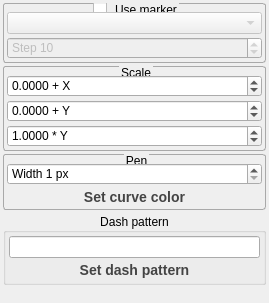
<?xml version="1.0" encoding="UTF-8"?>
<ui version="4.0">
 <class>CurveSettings</class>
 <widget class="QDialog" name="CurveSettings">
  <property name="geometry">
   <rect>
    <x>0</x>
    <y>0</y>
    <width>269</width>
    <height>303</height>
   </rect>
  </property>
  <property name="sizePolicy">
   <sizepolicy hsizetype="Preferred" vsizetype="Preferred">
    <horstretch>0</horstretch>
    <verstretch>0</verstretch>
   </sizepolicy>
  </property>
  <property name="maximumSize">
   <size>
    <width>16777215</width>
    <height>16777215</height>
   </size>
  </property>
  <property name="windowTitle">
   <string>Curve customization</string>
  </property>
  <property name="modal">
   <bool>true</bool>
  </property>
  <layout class="QVBoxLayout" name="verticalLayout">
   <property name="spacing">
    <number>3</number>
   </property>
   <property name="leftMargin">
    <number>3</number>
   </property>
   <property name="topMargin">
    <number>3</number>
   </property>
   <property name="rightMargin">
    <number>3</number>
   </property>
   <property name="bottomMargin">
    <number>3</number>
   </property>
   <item>
    <widget class="QGroupBox" name="symbol">
     <property name="styleSheet">
      <string notr="true">QGroupBox {
    border: 1px solid darkgray;
    border-radius: 3px;
    margin-top: 2ex; /* leave space at the top for the title */
}
QGroupBox::title {
    subcontrol-origin: margin;
    subcontrol-position: top center; /* position at the top center */
}</string>
     </property>
     <property name="title">
      <string>Use marker</string>
     </property>
     <property name="checkable">
      <bool>true</bool>
     </property>
     <property name="checked">
      <bool>false</bool>
     </property>
     <layout class="QVBoxLayout" name="verticalLayout_5">
      <property name="spacing">
       <number>3</number>
      </property>
      <property name="leftMargin">
       <number>3</number>
      </property>
      <property name="topMargin">
       <number>8</number>
      </property>
      <property name="rightMargin">
       <number>3</number>
      </property>
      <property name="bottomMargin">
       <number>3</number>
      </property>
      <item>
       <widget class="QComboBox" name="symbolType">
        <property name="sizePolicy">
         <sizepolicy hsizetype="Minimum" vsizetype="Fixed">
          <horstretch>0</horstretch>
          <verstretch>0</verstretch>
         </sizepolicy>
        </property>
        <property name="toolTip">
         <string>The marker type.</string>
        </property>
        <property name="statusTip">
         <string>The marker type.</string>
        </property>
        <property name="whatsThis">
         <string/>
        </property>
       </widget>
      </item>
      <item>
       <widget class="QSpinBox" name="step">
        <property name="toolTip">
         <string>The marker step.</string>
        </property>
        <property name="statusTip">
         <string>The marker step.</string>
        </property>
        <property name="whatsThis">
         <string/>
        </property>
        <property name="suffix">
         <string/>
        </property>
        <property name="prefix">
         <string>Step </string>
        </property>
        <property name="minimum">
         <number>1</number>
        </property>
        <property name="maximum">
         <number>1000</number>
        </property>
        <property name="singleStep">
         <number>10</number>
        </property>
        <property name="value">
         <number>10</number>
        </property>
       </widget>
      </item>
     </layout>
    </widget>
   </item>
   <item>
    <widget class="QGroupBox" name="groupBox_2">
     <property name="sizePolicy">
      <sizepolicy hsizetype="Preferred" vsizetype="Preferred">
       <horstretch>0</horstretch>
       <verstretch>0</verstretch>
      </sizepolicy>
     </property>
     <property name="toolTip">
      <string/>
     </property>
     <property name="whatsThis">
      <string/>
     </property>
     <property name="styleSheet">
      <string notr="true">QGroupBox {
    border: 1px solid darkgray;
    border-radius: 3px;
    margin-top: 2ex; /* leave space at the top for the title */
}
QGroupBox::title {
    subcontrol-origin: margin;
    subcontrol-position: top center; /* position at the top center */
}</string>
     </property>
     <property name="title">
      <string>Scale</string>
     </property>
     <layout class="QVBoxLayout" name="verticalLayout_2">
      <property name="spacing">
       <number>3</number>
      </property>
      <property name="leftMargin">
       <number>3</number>
      </property>
      <property name="topMargin">
       <number>8</number>
      </property>
      <property name="rightMargin">
       <number>3</number>
      </property>
      <property name="bottomMargin">
       <number>3</number>
      </property>
      <item>
       <widget class="QDoubleSpinBox" name="addendX">
        <property name="sizePolicy">
         <sizepolicy hsizetype="Preferred" vsizetype="Fixed">
          <horstretch>0</horstretch>
          <verstretch>0</verstretch>
         </sizepolicy>
        </property>
        <property name="toolTip">
         <string>Add value to X.</string>
        </property>
        <property name="statusTip">
         <string>Add value to X.</string>
        </property>
        <property name="whatsThis">
         <string/>
        </property>
        <property name="prefix">
         <string/>
        </property>
        <property name="suffix">
         <string> + X</string>
        </property>
        <property name="decimals">
         <number>4</number>
        </property>
        <property name="minimum">
         <double>-1000000.000000000000000</double>
        </property>
        <property name="maximum">
         <double>1000000.000000000000000</double>
        </property>
       </widget>
      </item>
      <item>
       <widget class="QDoubleSpinBox" name="addendY">
        <property name="sizePolicy">
         <sizepolicy hsizetype="Preferred" vsizetype="Fixed">
          <horstretch>0</horstretch>
          <verstretch>0</verstretch>
         </sizepolicy>
        </property>
        <property name="toolTip">
         <string>Add a value to Y.</string>
        </property>
        <property name="statusTip">
         <string>Add a value to Y.</string>
        </property>
        <property name="whatsThis">
         <string/>
        </property>
        <property name="prefix">
         <string/>
        </property>
        <property name="suffix">
         <string> + Y</string>
        </property>
        <property name="decimals">
         <number>4</number>
        </property>
        <property name="minimum">
         <double>-1000000.000000000000000</double>
        </property>
        <property name="maximum">
         <double>100000.000000000000000</double>
        </property>
       </widget>
      </item>
      <item>
       <widget class="QDoubleSpinBox" name="multY">
        <property name="sizePolicy">
         <sizepolicy hsizetype="Preferred" vsizetype="Fixed">
          <horstretch>0</horstretch>
          <verstretch>0</verstretch>
         </sizepolicy>
        </property>
        <property name="toolTip">
         <string>Multiply a value by Y.</string>
        </property>
        <property name="statusTip">
         <string>Multiply a value by Y.</string>
        </property>
        <property name="whatsThis">
         <string/>
        </property>
        <property name="prefix">
         <string/>
        </property>
        <property name="suffix">
         <string> * Y</string>
        </property>
        <property name="decimals">
         <number>4</number>
        </property>
        <property name="minimum">
         <double>-1000000.000000000000000</double>
        </property>
        <property name="maximum">
         <double>1000000.000000000000000</double>
        </property>
        <property name="value">
         <double>1.000000000000000</double>
        </property>
       </widget>
      </item>
     </layout>
    </widget>
   </item>
   <item>
    <widget class="QGroupBox" name="groupBox">
     <property name="sizePolicy">
      <sizepolicy hsizetype="Preferred" vsizetype="Minimum">
       <horstretch>0</horstretch>
       <verstretch>0</verstretch>
      </sizepolicy>
     </property>
     <property name="styleSheet">
      <string notr="true">QGroupBox {
    border: 1px solid darkgray;
    border-radius: 3px;
    margin-top: 2ex; /* leave space at the top for the title */
}
QGroupBox::title {
    subcontrol-origin: margin;
    subcontrol-position: top center; /* position at the top center */
}</string>
     </property>
     <property name="title">
      <string>Pen</string>
     </property>
     <layout class="QVBoxLayout" name="verticalLayout_3" stretch="0,0">
      <property name="spacing">
       <number>3</number>
      </property>
      <property name="leftMargin">
       <number>3</number>
      </property>
      <property name="topMargin">
       <number>8</number>
      </property>
      <property name="rightMargin">
       <number>3</number>
      </property>
      <property name="bottomMargin">
       <number>3</number>
      </property>
      <item>
       <layout class="QHBoxLayout" name="horizontalLayout" stretch="1">
        <item>
         <widget class="QSpinBox" name="width">
          <property name="sizePolicy">
           <sizepolicy hsizetype="Preferred" vsizetype="Fixed">
            <horstretch>0</horstretch>
            <verstretch>0</verstretch>
           </sizepolicy>
          </property>
          <property name="minimumSize">
           <size>
            <width>100</width>
            <height>0</height>
           </size>
          </property>
          <property name="toolTip">
           <string>Set curve width.</string>
          </property>
          <property name="statusTip">
           <string>Set curve width.</string>
          </property>
          <property name="whatsThis">
           <string/>
          </property>
          <property name="suffix">
           <string> px</string>
          </property>
          <property name="prefix">
           <string>Width </string>
          </property>
          <property name="minimum">
           <number>1</number>
          </property>
          <property name="maximum">
           <number>10</number>
          </property>
         </widget>
        </item>
       </layout>
      </item>
      <item>
       <widget class="QToolButton" name="color">
        <property name="sizePolicy">
         <sizepolicy hsizetype="Expanding" vsizetype="Fixed">
          <horstretch>0</horstretch>
          <verstretch>0</verstretch>
         </sizepolicy>
        </property>
        <property name="minimumSize">
         <size>
          <width>170</width>
          <height>0</height>
         </size>
        </property>
        <property name="toolTip">
         <string>Set curve color.</string>
        </property>
        <property name="statusTip">
         <string>Set curve color.</string>
        </property>
        <property name="whatsThis">
         <string/>
        </property>
        <property name="styleSheet">
         <string notr="true">QToolButton{
    border-style: outset;
    border-width: 0px;
    font: bold 14px;
    border-radius: 8px;
    min-width: 10em;
    color: #444444;
    height:15px;
background: qlineargradient(
    x1: 0, y1: 0, x2: 0, y2: 1,
    stop: 1.0      #999, 
	stop: 0.75 #bbb,
    stop: 0.5   #ddd, 
    stop: 0.25 #eee, 
    stop: 0.0    #fff
);
}
QToolButton:hover:enabled { color:#000 }
QToolButton:pressed {
    background: qlineargradient(
        x1: 0, y1: 0, x2: 0, y2: 1,
        stop: 1.0      #fff, 
	    stop: 0.75 #eee,
        stop: 0.5   #ddd, 
        stop: 0.25 #bbb, 
        stop: 0.0    #999
    );
}</string>
        </property>
        <property name="text">
         <string>Set curve color</string>
        </property>
       </widget>
      </item>
     </layout>
    </widget>
   </item>
   <item>
    <widget class="QGroupBox" name="groupBox_3">
     <property name="title">
      <string>Dash pattern</string>
     </property>
     <property name="alignment">
      <set>Qt::AlignCenter</set>
     </property>
     <layout class="QVBoxLayout" name="verticalLayout_4">
      <property name="spacing">
       <number>3</number>
      </property>
      <property name="leftMargin">
       <number>3</number>
      </property>
      <property name="topMargin">
       <number>3</number>
      </property>
      <property name="rightMargin">
       <number>3</number>
      </property>
      <property name="bottomMargin">
       <number>3</number>
      </property>
      <item>
       <widget class="QLineEdit" name="dashPattern">
        <property name="toolTip">
         <string>&lt;html&gt;&lt;head/&gt;&lt;body&gt;&lt;p&gt;Set dash pattern for the current curve. Example: 21 10 5 10&lt;/p&gt;&lt;/body&gt;&lt;/html&gt;</string>
        </property>
        <property name="statusTip">
         <string>Set dash pattern for the current curve.</string>
        </property>
        <property name="whatsThis">
         <string/>
        </property>
       </widget>
      </item>
      <item>
       <widget class="QToolButton" name="setDashPattern">
        <property name="sizePolicy">
         <sizepolicy hsizetype="Expanding" vsizetype="Fixed">
          <horstretch>0</horstretch>
          <verstretch>0</verstretch>
         </sizepolicy>
        </property>
        <property name="toolTip">
         <string>Set dash pattern.</string>
        </property>
        <property name="statusTip">
         <string>Set dash pattern.</string>
        </property>
        <property name="styleSheet">
         <string notr="true">QToolButton{
    border-style: outset;
    border-width: 0px;
    font: bold 14px;
    border-radius: 8px;
    min-width: 10em;
    color: #444444;
    height:15px;
background: qlineargradient(
    x1: 0, y1: 0, x2: 0, y2: 1,
    stop: 1.0      #999, 
	stop: 0.75 #bbb,
    stop: 0.5   #ddd, 
    stop: 0.25 #eee, 
    stop: 0.0    #fff
);
}
QToolButton:hover:enabled { color:#000 }
QToolButton:pressed {
    background: qlineargradient(
        x1: 0, y1: 0, x2: 0, y2: 1,
        stop: 1.0      #fff, 
	    stop: 0.75 #eee,
        stop: 0.5   #ddd, 
        stop: 0.25 #bbb, 
        stop: 0.0    #999
    );
}</string>
        </property>
        <property name="text">
         <string>Set dash pattern</string>
        </property>
       </widget>
      </item>
     </layout>
    </widget>
   </item>
   <item>
    <spacer name="verticalSpacer">
     <property name="orientation">
      <enum>Qt::Vertical</enum>
     </property>
     <property name="sizeHint" stdset="0">
      <size>
       <width>20</width>
       <height>40</height>
      </size>
     </property>
    </spacer>
   </item>
  </layout>
 </widget>
 <resources/>
 <connections/>
</ui>
